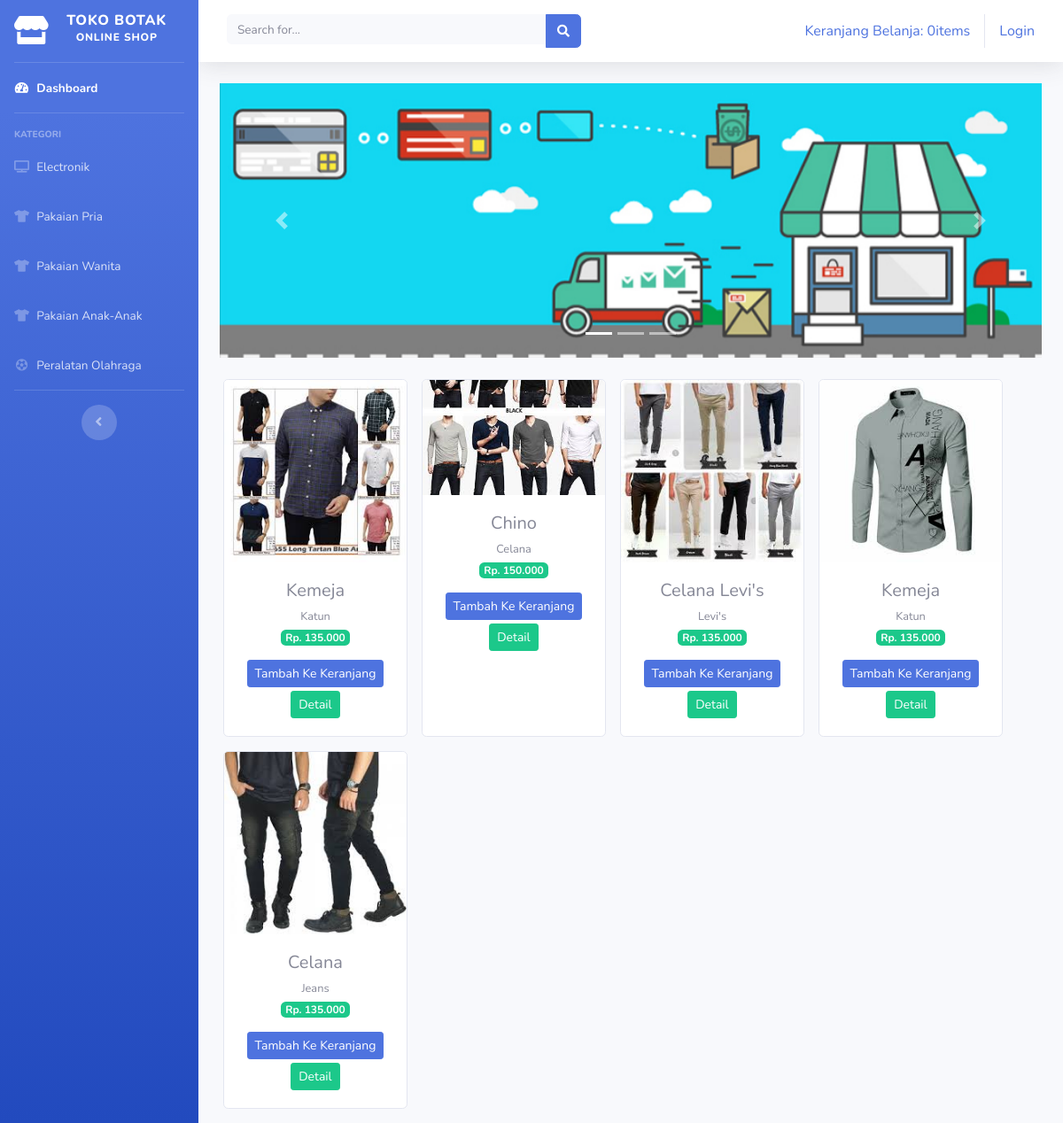
The page /index.php/kategori/pakaian_pria on the database its author committed.
### tables this page shows
CREATE TABLE `tb_barang` (
  `id_brg` int(11) NOT NULL,
  `nama_brg` varchar(120) NOT NULL,
  `keterangan` varchar(225) NOT NULL,
  `kategori` varchar(60) NOT NULL,
  `harga` int(11) NOT NULL,
  `stok` int(4) NOT NULL,
  `gambar` text NOT NULL
);

### application/controllers/kategori.php (called while the page is built, shortened)
<?php
class Kategori extends CI_Controller{
  public function pakaian_pria()
  {
    $data['pakaian_pria'] = $this->model_kategori->data_pakaian_pria()->result();
    $this->load->view('templates/header');
      $this->load->view('templates/sidebar');
        $this->load->view('pakaian_pria',$data);
          $this->load->view('templates/footer');
  }
}
 ?>

### index.php (called while the page is built, shortened)
<?php
require_once BASEPATH.'core/CodeIgniter.php';

### application/models/model_kategori.php (called while the page is built, shortened)
<?php
class Model_kategori extends CI_Model{
    public function data_pakaian_pria(){
      return $this->db->get_where("tb_barang",array('kategori' =>  'pakaian pria'));
    }
  }
 ?>

### application/views/pakaian_pria.php (the view, shortened to what this page needs)
<div class="container-fluid">
  <div id="carouselExampleIndicators" class="carousel slide" data-ride="carousel">
  <ol class="carousel-indicators">
    <li data-target="#carouselExampleIndicators" data-slide-to="0" class="active"></li>
    <li data-target="#carouselExampleIndicators" data-slide-to="1"></li>
    <li data-target="#carouselExampleIndicators" data-slide-to="2"></li>
  </ol>
  <div class="carousel-inner">
    <div class="carousel-item active">
      <img src="<?php echo base_url('assets/img/slider1.jpg') ?>" class="d-block w-100" alt="...">
    </div>
  </div>
  <a class="carousel-control-prev" href="#carouselExampleIndicators" role="button" data-slide="prev">
    <span class="carousel-control-prev-icon" aria-hidden="true"></span>
  </a>
  <a class="carousel-control-next" href="#carouselExampleIndicators" role="button" data-slide="next">
    <span class="carousel-control-next-icon" aria-hidden="true"></span>
  </a>
</div>
  <div class="row text-center mt-4">
    <?php foreach ($pakaian_pria as $brg) : ?>
        <div class="card ml-3 mb-3" style="width: 13rem;">
  <img src="<?php echo base_url().'/uploads/'.$brg->gambar ?>" class="card-img-top"
   alt="...">
  <div class="card-body">
    <h5 class="card-title mb-1"><?php echo $brg->nama_brg ?></h5>
    <small><?php echo $brg->keterangan ?></small><br>
    <span class="badge badge-success mb-3">Rp. <?php echo number_format($brg->harga,0,',','.') ?>
    </span><br>
    <?php echo anchor('dashboard/tambah_ke_keranjang/' .$brg->id_brg,'<div class="btn btn-sm btn-primary mb-1">Tambah Ke Keranjang</div>') ?>
    <?php echo anchor('dashboard/detail/' .$brg->id_brg,'<div class="btn btn-sm btn-success">Detail</div>') ?>
  </div>
</div>
<?php endforeach; ?>
</div>
</div>

### rows shown on the page
tb_barang: gambar (picture), nama_brg "Kemeja", keterangan "Katun", harga "135.000", id_brg "Tambah Ke Keranjang", id_brg "Detail"
tb_barang: gambar (picture), nama_brg "Chino", keterangan "Celana", harga "150.000", id_brg "Tambah Ke Keranjang", id_brg "Detail"
tb_barang: gambar (picture), nama_brg "Celana Levi's", keterangan "Levi's", harga "135.000", id_brg "Tambah Ke Keranjang", id_brg "Detail"
tb_barang: gambar (picture), nama_brg "Kemeja", keterangan "Katun", harga "135.000", id_brg "Tambah Ke Keranjang", id_brg "Detail"
tb_barang: gambar (picture), nama_brg "Celana", keterangan "Jeans", harga "135.000", id_brg "Tambah Ke Keranjang", id_brg "Detail"

### other values the page prints
anchor('auth/login','Login') "Login"
